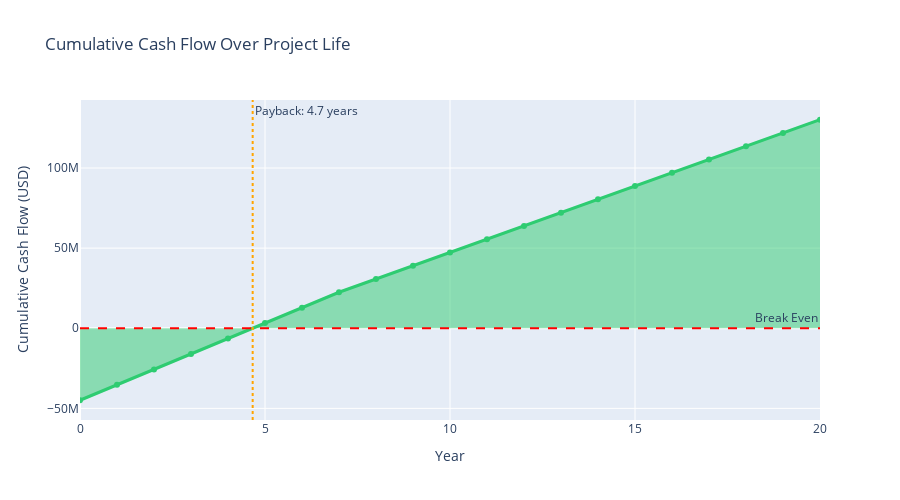

Here is the notebook cell this chart was saved with:
### Code cell
def calculate_project_npv(capex, annual_revenue, annual_variable_costs, 
                          discount_rate, project_life, 
                          annual_fixed_costs=0, tax_rate=0.21):
    """
    Calculate NPV and IRR with more detailed cash flow model
    
    Parameters match actual thesis financial structure
    """
    
    # Year 0: Capital investment
    cash_flows = [-capex]
    
    # Years 1-20: Operating cash flows
    for year in range(1, project_life + 1):
        # Revenue
        revenue = annual_revenue
        
        # Costs
        variable_cost = annual_variable_costs
        fixed_cost = annual_fixed_costs
        
        # EBITDA
        ebitda = revenue - variable_cost - fixed_cost
        
        # Depreciation (simplified - straight line over 7 years)
        if year <= 7:
            depreciation = capex / 7
        else:
            depreciation = 0
        
        # EBIT
        ebit = ebitda - depreciation
        
        # Taxes
        taxes = max(0, ebit * tax_rate)
        
        # Net Income
        net_income = ebit - taxes
        
        # Cash Flow = Net Income + Depreciation (add back non-cash)
        cash_flow = net_income + depreciation
        
        cash_flows.append(cash_flow)
    
    # Calculate NPV
    npv_calc = npf.npv(discount_rate, cash_flows)
    
    # Calculate IRR
    try:
        irr_calc = npf.irr(cash_flows) * 100
    except:
        irr_calc = None
    
    # Simple payback
    cumulative = -capex
    payback_year = None
    for year in range(1, project_life + 1):
        cumulative += cash_flows[year]
        if cumulative >= 0 and payback_year is None:
            previous_cumulative = cumulative - cash_flows[year]  # Balance before this year
            fraction_of_year = abs(previous_cumulative) / cash_flows[year]
            payback_year = year - 1 + fraction_of_year
            break
    
    return {
        'NPV': npv_calc,
        'IRR': irr_calc,
        'Payback': payback_year,
        'Cash Flows': cash_flows
    }

# Calculate with actual numbers
results = calculate_project_npv(
    capex=capex,
    annual_revenue=total_revenue,
    annual_variable_costs=variable_opex,
    discount_rate=discount_rate,
    project_life=int(plant_lifetime),
    annual_fixed_costs=fixed_opex,
    tax_rate=0.21
)

print("="*80)
print("PROJECT FINANCIAL ANALYSIS")
print("="*80)
print(f"\n💰 Net Present Value:")
print(f"   NPV (15% discount):    ${results['NPV']/1e6:>8.2f} million")

print(f"\n📈 Internal Rate of Return:")
print(f"   Calculated IRR:        {results['IRR']:>8.2f}%")

print(f"\n⏱️ Payback Period:")
if results['Payback'] is None:
    print( f"   Calculated:         {'Never':>8} (doesn't pay back within {plant_lifetime} years)")
else:
    print(f"   Calculated:            {results['Payback']:>8.1f} years")

# Visualize cumulative cash flow
years = list(range(0, int(plant_lifetime) + 1))
cumulative_cf = [results['Cash Flows'][0]]  # Start with -CapEx

for i in range(1, len(results['Cash Flows'])):
    cumulative_cf.append(cumulative_cf[-1] + results['Cash Flows'][i])

fig = go.Figure()

fig.add_trace(go.Scatter(
    x=years,
    y=cumulative_cf,
    mode='lines+markers',
    name='Cumulative Cash Flow',
    fill='tozeroy',
    line=dict(width=3, color='#2ecc71'),
    marker=dict(size=6)
))

fig.add_hline(y=0, line_dash="dash", line_color="red", annotation_text="Break Even")

# Mark payback point
if results['Payback']:
    fig.add_vline(x=results['Payback'], line_dash="dot", line_color="orange",
                  annotation_text=f"Payback: {results['Payback']:.1f} years")

fig.update_layout(
    title='Cumulative Cash Flow Over Project Life',
    xaxis_title='Year',
    yaxis_title='Cumulative Cash Flow (USD)',
    hovermode='x unified',
    height=500
)

fig.show()

print(f"\n🎯 Investment Attractiveness:")
if results['NPV'] > 0:
    print(f"   ✅ Positive NPV: Project creates value")
if results['IRR'] and results['IRR'] > discount_rate * 100:
    print(f"   ✅ IRR ({results['IRR']:.1f}%) exceeds discount rate ({discount_rate*100}%)")
if results['Payback'] and results['Payback'] < 5:
    print(f"   ✅ Fast payback: {results['Payback']:.1f} years is excellent for chemical industry")

### Figure 1 — Plotly figure (JSON) as saved in the notebook; plotly's stock layout.template omitted (floating-point values rounded to 4 significant figures)
{"data": [{"fill": "tozeroy", "line": {"color": "#2ecc71", "width": 3}, "marker": {"size": 6}, "mode": "lines+markers", "name": "Cumulative Cash Flow", "type": "scatter", "x": [0, 1, 2, 3, 4, 5, 6, 7, 8, 9, 10, 11, 12, 13, 14, 15, 16, 17, 18, 19, 20], "y": [-44940000, -35310000.0, -25680000.0, -16050000.0, -6420000.0, 3210000.0, 12840000.0, 22470000.0, 30750000.0, 39030000.0, 47310000.0, 55600000.0, 63880000.0, 72160000.0, 80440000.0, 88720000.0, 97010000.0, 105300000.0, 113600000.0, 121900000.0, 130100000.0]}], "layout": {"annotations": [{"showarrow": false, "text": "Break Even", "x": 1, "xanchor": "right", "xref": "x domain", "y": 0, "yanchor": "bottom", "yref": "y"}, {"showarrow": false, "text": "Payback: 4.7 years", "x": 4.667, "xanchor": "left", "xref": "x", "y": 1, "yanchor": "top", "yref": "y domain"}], "height": 500, "hovermode": "x unified", "shapes": [{"line": {"color": "red", "dash": "dash"}, "type": "line", "x0": 0, "x1": 1, "xref": "x domain", "y0": 0, "y1": 0, "yref": "y"}, {"line": {"color": "orange", "dash": "dot"}, "type": "line", "x0": 4.667, "x1": 4.667, "xref": "x", "y0": 0, "y1": 1, "yref": "y domain"}], "title": {"text": "Cumulative Cash Flow Over Project Life"}, "xaxis": {"title": {"text": "Year"}}, "yaxis": {"title": {"text": "Cumulative Cash Flow (USD)"}}}}
